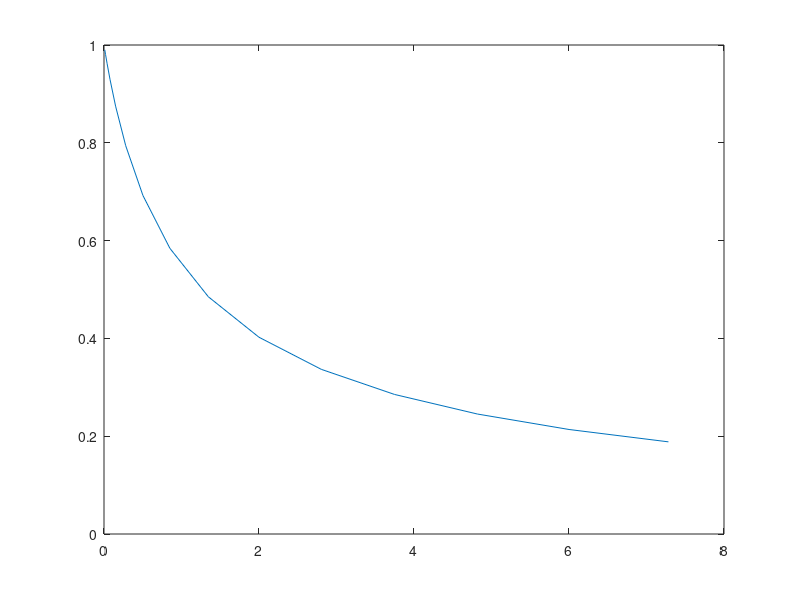

Reproduce this figure in MATLAB.
clear;
%% MAK2 1
D(1)=1e-2;k=0.5;
for n=2:15
    
    D(n)=D(n-1)+k*log(1+(D(n-1)/k));
    
end

%% efficiency
for n=2:16
    
   E(n)=(k*log(1+(D(n-1)/k)))/D(n-1);
    
end
  figure(1)
  plot(D(:),E(2:n));
 
  